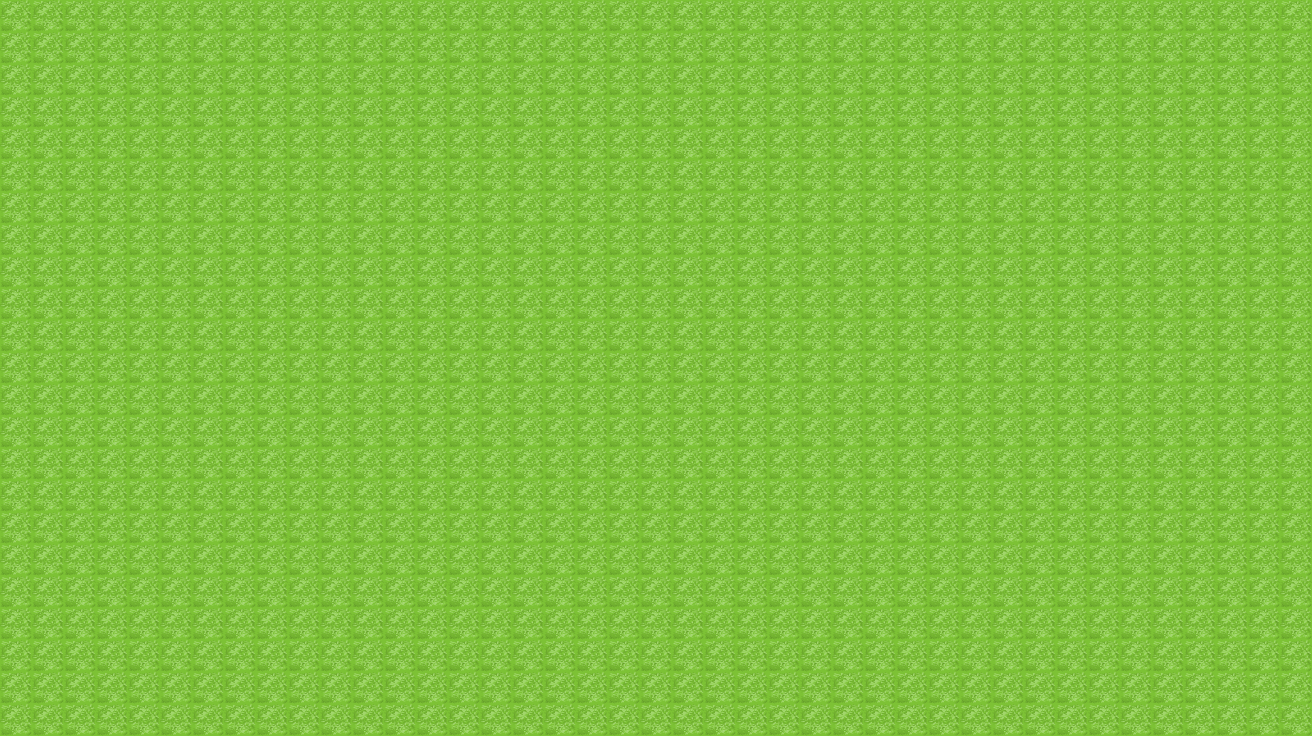

Rendered tile map (Tiled .tmx) drawn with the repository's tilesets; below, a short description and the full map source, tile grids included:
An orthogonal 41x23 tile map with 32x32 px tiles, 2 tile layers (tree, grass).

<map version="1.4" tiledversion="1.4.3" orientation="orthogonal" renderorder="right-down" width="41" height="23" tilewidth="32" tileheight="32" infinite="0" nextlayerid="3" nextobjectid="1">
 <tileset firstgid="1" source="mapbg.tsx" />
 <layer id="1" name="tree" width="41" height="23">
  <data encoding="csv">
0,0,0,0,0,0,0,0,0,0,0,0,0,0,0,0,0,0,0,0,0,0,0,0,0,0,0,0,0,0,0,0,0,0,0,0,0,0,0,0,0,
0,0,0,0,0,0,0,0,0,0,0,0,0,0,0,0,0,0,0,0,0,0,0,0,0,0,0,0,0,0,0,0,0,0,0,0,0,0,0,0,0,
0,0,0,0,0,0,0,0,0,0,0,0,0,0,0,0,0,0,0,0,0,0,0,0,0,0,0,0,0,0,0,0,0,0,0,0,0,0,0,0,0,
0,0,0,0,0,0,0,0,0,0,0,0,0,0,0,0,0,0,0,0,0,0,0,0,0,0,0,0,0,0,0,0,0,0,0,0,0,0,0,0,0,
0,0,0,0,0,0,0,0,0,0,0,0,0,0,0,0,0,0,0,0,0,0,0,0,0,0,0,0,0,0,0,0,0,0,0,0,0,0,0,0,0,
0,0,0,0,0,0,0,0,0,0,0,0,0,0,0,0,0,0,0,0,0,0,0,0,0,0,0,0,0,0,0,0,0,0,0,0,0,0,0,0,0,
0,0,0,0,0,0,0,0,0,0,0,0,0,0,0,0,0,0,0,0,0,0,0,0,0,0,0,0,0,0,0,0,0,0,0,0,0,0,0,0,0,
0,0,0,0,0,0,0,0,0,0,0,0,0,0,0,0,0,0,0,0,0,0,0,0,0,0,0,0,0,0,0,0,0,0,0,0,0,0,0,0,0,
0,0,0,0,0,0,0,0,0,0,0,0,0,0,0,0,0,0,0,0,0,0,0,0,0,0,0,0,0,0,0,0,0,0,0,0,0,0,0,0,0,
0,0,0,0,0,0,0,0,0,0,0,0,0,0,0,0,0,0,0,0,0,0,0,0,0,0,0,0,0,0,0,0,0,0,0,0,0,0,0,0,0,
0,0,0,0,0,0,0,0,0,0,0,0,0,0,0,0,0,0,0,0,0,0,0,0,0,0,0,0,0,0,0,0,0,0,0,0,0,0,0,0,0,
0,0,0,0,0,0,0,0,0,0,0,0,0,0,0,0,0,0,0,0,0,0,0,0,0,0,0,0,0,0,0,0,0,0,0,0,0,0,0,0,0,
0,0,0,0,0,0,0,0,0,0,0,0,0,0,0,0,0,0,0,0,0,0,0,0,0,0,0,0,0,0,0,0,0,0,0,0,0,0,0,0,0,
0,0,0,0,0,0,0,0,0,0,0,0,0,0,0,0,0,0,0,0,0,0,0,0,0,0,0,0,0,0,0,0,0,0,0,0,0,0,0,0,0,
0,0,0,0,0,0,0,0,0,0,0,0,0,0,0,0,0,0,0,0,0,0,0,0,0,0,0,0,0,0,0,0,0,0,0,0,0,0,0,0,0,
0,0,0,0,0,0,0,0,0,0,0,0,0,0,0,0,0,0,0,0,0,0,0,0,0,0,0,0,0,0,0,0,0,0,0,0,0,0,0,0,0,
0,0,0,0,0,0,0,0,0,0,0,0,0,0,0,0,0,0,0,0,0,0,0,0,0,0,0,0,0,0,0,0,0,0,0,0,0,0,0,0,0,
0,0,0,0,0,0,0,0,0,0,0,0,0,0,0,0,0,0,0,0,0,0,0,0,0,0,0,0,0,0,0,0,0,0,0,0,0,0,0,0,0,
0,0,0,0,0,0,0,0,0,0,0,0,0,0,0,0,0,0,0,0,0,0,0,0,0,0,0,0,0,0,0,0,0,0,0,0,0,0,0,0,0,
0,0,0,0,0,0,0,0,0,0,0,0,0,0,0,0,0,0,0,0,0,0,0,0,0,0,0,0,0,0,0,0,0,0,0,0,0,0,0,0,0,
0,0,0,0,0,0,0,0,0,0,0,0,0,0,0,0,0,0,0,0,0,0,0,0,0,0,0,0,0,0,0,0,0,0,0,0,0,0,0,0,0,
0,0,0,0,0,0,0,0,0,0,0,0,0,0,0,0,0,0,0,0,0,0,0,0,0,0,0,0,0,0,0,0,0,0,0,0,0,0,0,0,0,
0,0,0,0,0,0,0,0,0,0,0,0,0,0,0,0,0,0,0,0,0,0,0,0,0,0,0,0,0,0,0,0,0,0,0,0,0,0,0,0,0
</data>
 </layer>
 <layer id="2" name="grass" width="41" height="23">
  <data encoding="csv">
2,2,2,2,2,2,2,2,2,2,2,2,2,2,2,2,2,2,2,2,2,2,2,2,2,2,2,2,2,2,2,2,2,2,2,2,2,2,2,2,2,
2,2,2,2,2,2,2,2,2,2,2,2,2,2,2,2,2,2,2,2,2,2,2,2,2,2,2,2,2,2,2,2,2,2,2,2,2,2,2,2,2,
2,2,2,2,2,2,2,2,2,2,2,2,2,2,2,2,2,2,2,2,2,2,2,2,2,2,2,2,2,2,2,2,2,2,2,2,2,2,2,2,2,
2,2,2,2,2,2,2,2,2,2,2,2,2,2,2,2,2,2,2,2,2,2,2,2,2,2,2,2,2,2,2,2,2,2,2,2,2,2,2,2,2,
2,2,2,2,2,2,2,2,2,2,2,2,2,2,2,2,2,2,2,2,2,2,2,2,2,2,2,2,2,2,2,2,2,2,2,2,2,2,2,2,2,
2,2,2,2,2,2,2,2,2,2,2,2,2,2,2,2,2,2,2,2,2,2,2,2,2,2,2,2,2,2,2,2,2,2,2,2,2,2,2,2,2,
2,2,2,2,2,2,2,2,2,2,2,2,2,2,2,2,2,2,2,2,2,2,2,2,2,2,2,2,2,2,2,2,2,2,2,2,2,2,2,2,2,
2,2,2,2,2,2,2,2,2,2,2,2,2,2,2,2,2,2,2,2,2,2,2,2,2,2,2,2,2,2,2,2,2,2,2,2,2,2,2,2,2,
2,2,2,2,2,2,2,2,2,2,2,2,2,2,2,2,2,2,2,2,2,2,2,2,2,2,2,2,2,2,2,2,2,2,2,2,2,2,2,2,2,
2,2,2,2,2,2,2,2,2,2,2,2,2,2,2,2,2,2,2,2,2,2,2,2,2,2,2,2,2,2,2,2,2,2,2,2,2,2,2,2,2,
2,2,2,2,2,2,2,2,2,2,2,2,2,2,2,2,2,2,2,2,2,2,2,2,2,2,2,2,2,2,2,2,2,2,2,2,2,2,2,2,2,
2,2,2,2,2,2,2,2,2,2,2,2,2,2,2,2,2,2,2,2,2,2,2,2,2,2,2,2,2,2,2,2,2,2,2,2,2,2,2,2,2,
2,2,2,2,2,2,2,2,2,2,2,2,2,2,2,2,2,2,2,2,2,2,2,2,2,2,2,2,2,2,2,2,2,2,2,2,2,2,2,2,2,
2,2,2,2,2,2,2,2,2,2,2,2,2,2,2,2,2,2,2,2,2,2,2,2,2,2,2,2,2,2,2,2,2,2,2,2,2,2,2,2,2,
2,2,2,2,2,2,2,2,2,2,2,2,2,2,2,2,2,2,2,2,2,2,2,2,2,2,2,2,2,2,2,2,2,2,2,2,2,2,2,2,2,
2,2,2,2,2,2,2,2,2,2,2,2,2,2,2,2,2,2,2,2,2,2,2,2,2,2,2,2,2,2,2,2,2,2,2,2,2,2,2,2,2,
2,2,2,2,2,2,2,2,2,2,2,2,2,2,2,2,2,2,2,2,2,2,2,2,2,2,2,2,2,2,2,2,2,2,2,2,2,2,2,2,2,
2,2,2,2,2,2,2,2,2,2,2,2,2,2,2,2,2,2,2,2,2,2,2,2,2,2,2,2,2,2,2,2,2,2,2,2,2,2,2,2,2,
2,2,2,2,2,2,2,2,2,2,2,2,2,2,2,2,2,2,2,2,2,2,2,2,2,2,2,2,2,2,2,2,2,2,2,2,2,2,2,2,2,
2,2,2,2,2,2,2,2,2,2,2,2,2,2,2,2,2,2,2,2,2,2,2,2,2,2,2,2,2,2,2,2,2,2,2,2,2,2,2,2,2,
2,2,2,2,2,2,2,2,2,2,2,2,2,2,2,2,2,2,2,2,2,2,2,2,2,2,2,2,2,2,2,2,2,2,2,2,2,2,2,2,2,
2,2,2,2,2,2,2,2,2,2,2,2,2,2,2,2,2,2,2,2,2,2,2,2,2,2,2,2,2,2,2,2,2,2,2,2,2,2,2,2,2,
2,2,2,2,2,2,2,2,2,2,2,2,2,2,2,2,2,2,2,2,2,2,2,2,2,2,2,2,2,2,2,2,2,2,2,2,2,2,2,2,2
</data>
 </layer>
</map>